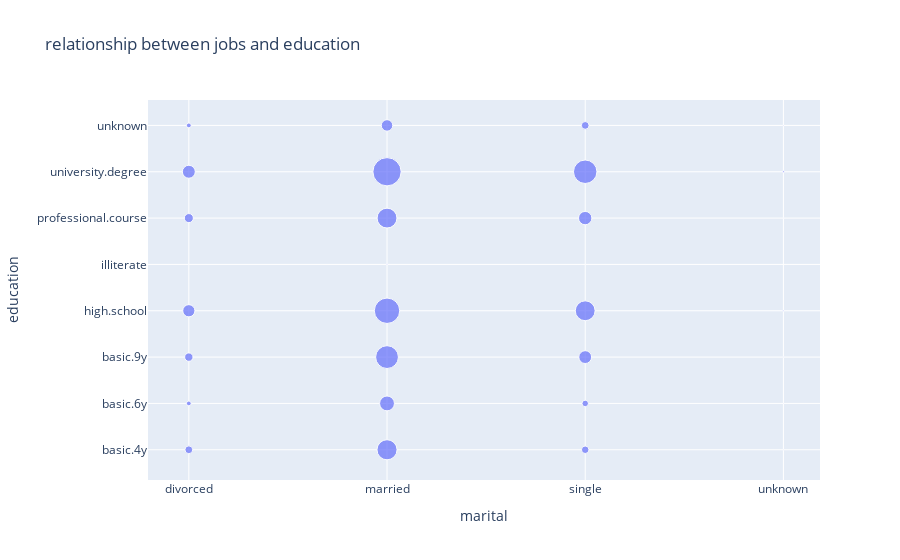

The cell this chart's notebook holds for it:
### Code cell
import plotly.express as px
relationships = base.groupby(['marital', 'education']).size().reset_index(name='count')
fig = px.scatter(
relationships,
x='marital',
y='education',
size='count',
title='relationship between jobs and education'
)
fig.show()

### Figure 1 — Plotly figure (JSON) as saved in the notebook; plotly's stock layout.template omitted (floating-point values rounded to 4 significant figures)
{"data": [{"hovertemplate": "marital=%{x}<br>education=%{y}<br>count=%{marker.size}<extra></extra>", "legendgroup": "", "marker": {"color": "#636efa", "size": [489, 182, 565, 1193, 2, 657, 1337, 187, 3228, 1767, 4156, 5158, 15, 3156, 6394, 1054, 453, 337, 1316, 3150, 1, 1424, 4406, 481, 6, 6, 8, 14, 6, 31, 9], "sizemode": "area", "sizeref": 15.98, "symbol": "circle"}, "mode": "markers", "name": "", "orientation": "v", "showlegend": false, "type": "scatter", "x": ["divorced", "divorced", "divorced", "divorced", "divorced", "divorced", "divorced", "divorced", "married", "married", "married", "married", "married", "married", "married", "married", "single", "single", "single", "single", "single", "single", "single", "single", "unknown", "unknown", "unknown", "unknown", "unknown", "unknown", "unknown"], "xaxis": "x", "y": ["basic.4y", "basic.6y", "basic.9y", "high.school", "illiterate", "professional.course", "university.degree", "unknown", "basic.4y", "basic.6y", "basic.9y", "high.school", "illiterate", "professional.course", "university.degree", "unknown", "basic.4y", "basic.6y", "basic.9y", "high.school", "illiterate", "professional.course", "university.degree", "unknown", "basic.4y", "basic.6y", "basic.9y", "high.school", "professional.course", "university.degree", "unknown"], "yaxis": "y"}], "layout": {"legend": {"itemsizing": "constant", "tracegroupgap": 0}, "title": {"text": "relationship between jobs and education"}, "xaxis": {"anchor": "y", "domain": [0, 1], "title": {"text": "marital"}}, "yaxis": {"anchor": "x", "domain": [0, 1], "title": {"text": "education"}}}}
